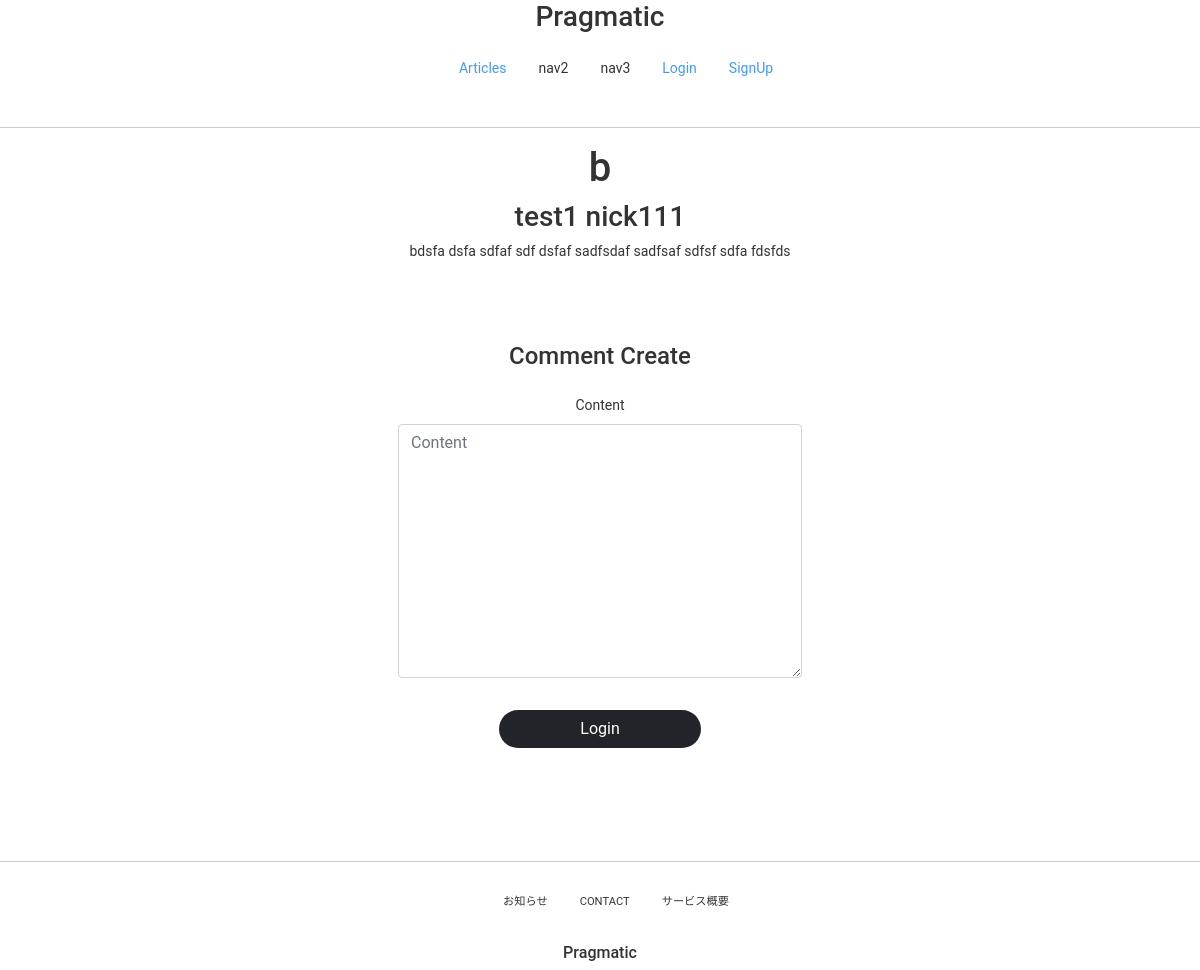
The app's page /articles/detail/8, older data.
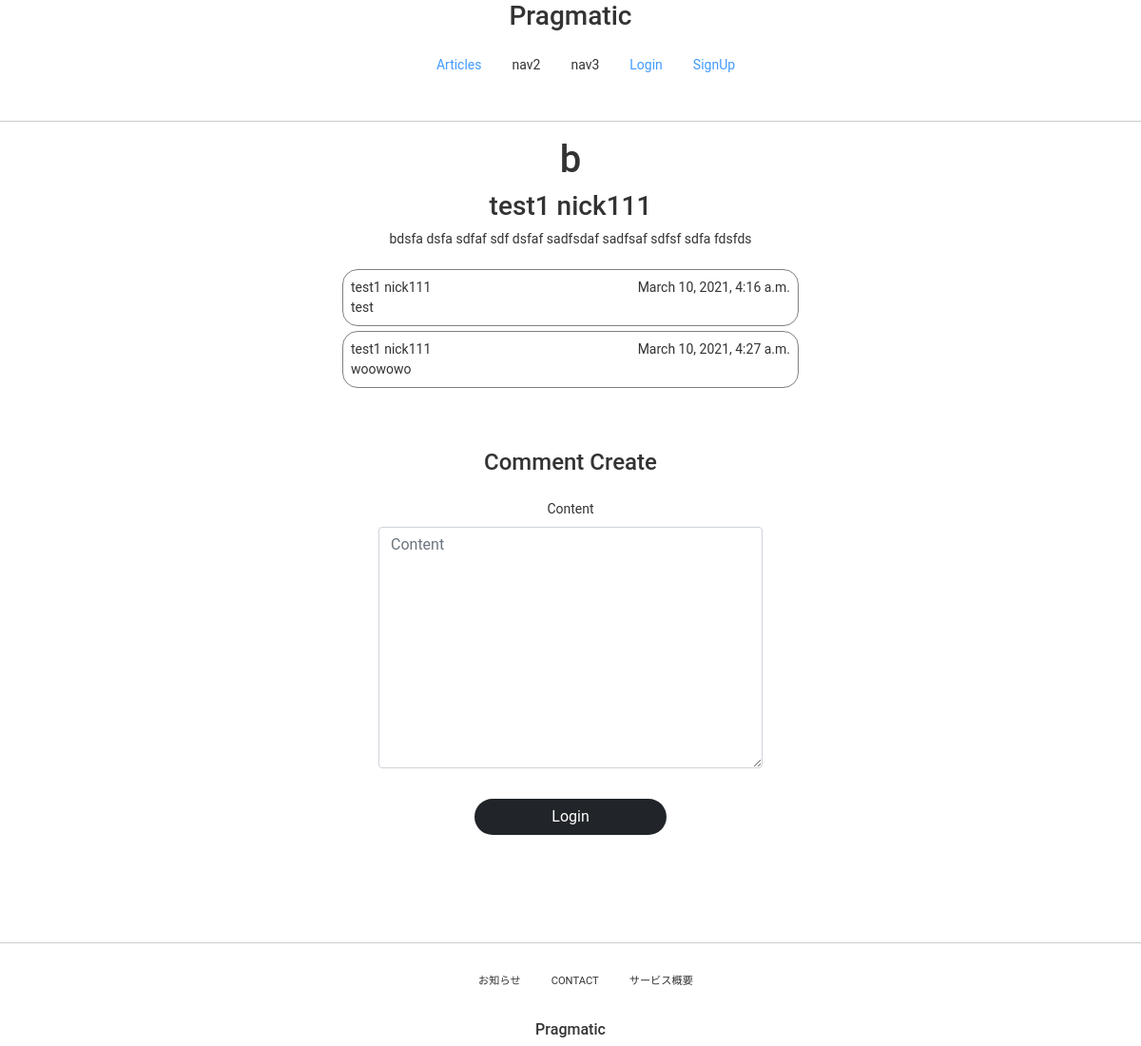
The same page, newer data.
### commentapp/models.py (models this page shows)
class Comment(models.Model):
    article = models.ForeignKey(
        Article, on_delete=models.SET_NULL, null=True, related_name='comment')
    writer = models.ForeignKey(
        User, on_delete=models.SET_NULL, null=True, related_name='comment')
    content = models.TextField(null=False)
    create_at = models.DateTimeField(auto_now=True)

### profileapp/models.py (models this page shows)
class Profile(models.Model):
    user = models.OneToOneField(
        User, on_delete=models.CASCADE, related_name='profile')
    image = models.ImageField(upload_to='profile/', null=True)
    nickname = models.CharField(max_length=20, unique=True, null=True)
    message = models.CharField(max_length=100, null=True)

### articleapp/views.py (the view)
# urls.py: path('detail/<int:pk>', ArticleDetailView.as_view(), name='detail'),
class ArticleDetailView(DetailView, FormMixin):
    model = Article
    form_class = CommentCreationForm
    context_object_name = 'target_article'
    template_name = 'articleapp/detail.html'

### commentapp/forms.py
class CommentCreationForm(ModelForm):
    class Meta:
        model = Comment
        fields = ['content']

### articleapp/templates/articleapp/detail.html (shortened to what this page needs)
{% extends 'base.html' %}
{% block content %}
    <div class="detail">
        <h1>{{ target_article.title }}</h1>
        <h3>{{ target_article.writer.profile.nickname }}</h3>
        <p>{{ target_article.content }}</p>
        {% for comment in target_article.comment.all %}
            {% include 'commentapp/detail.html' with comment=comment %}
        {% endfor %}
        {% include 'commentapp/create.html' with article=target_article %}
    </div>
{% endblock %}

### commentapp/templates/commentapp/detail.html (shortened to what this page needs)
<div class = "comment_detail">
    <div class = "comment_title">
        <span>{{ comment.writer.profile.nickname }}</span>
        <span>{{ comment.create_at }}</span>
    </div>
    <div>
        {{ comment.content }}
    </div>
</div>

Row changes from the older to the newer data that the page shows:
added Comment: writer.profile.nickname "test1 nick111", create_at "March 10, 2021, 4:16 a.m.", content "test"
added Comment: writer.profile.nickname "test1 nick111", create_at "March 10, 2021, 4:27 a.m.", content "woowowo"
